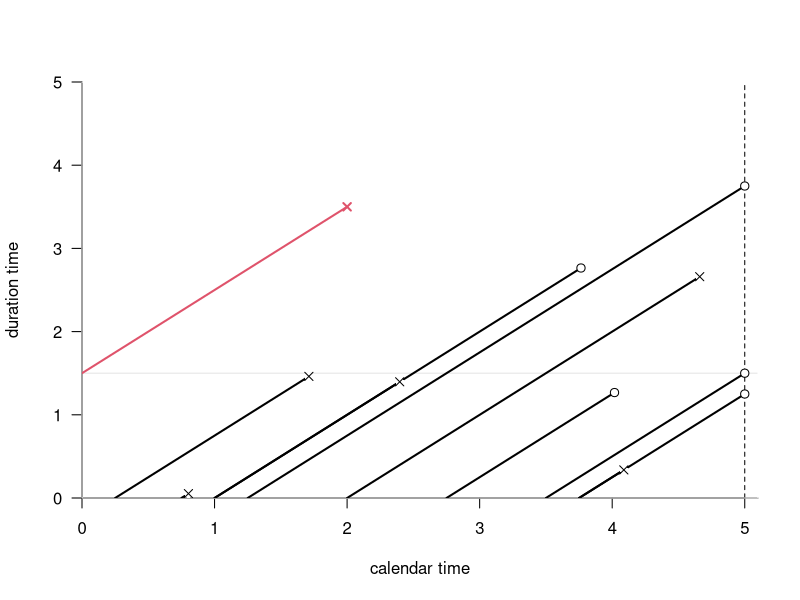
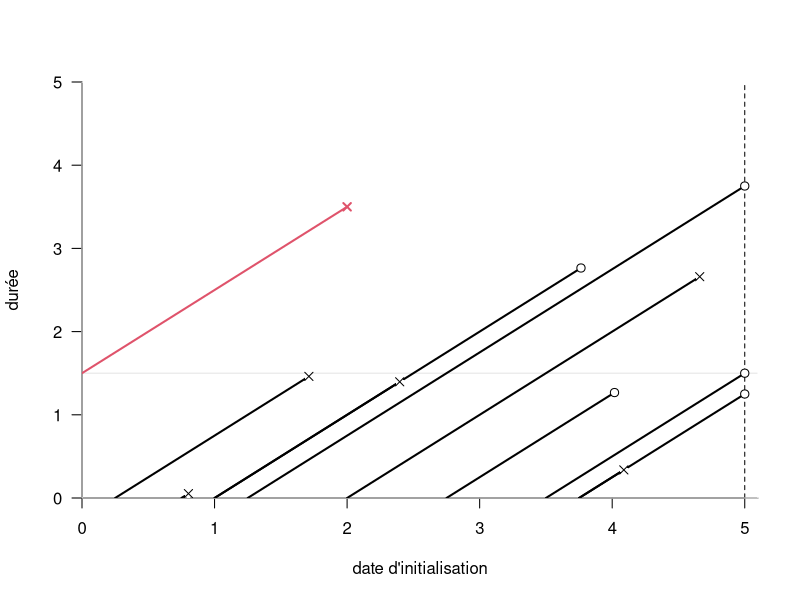
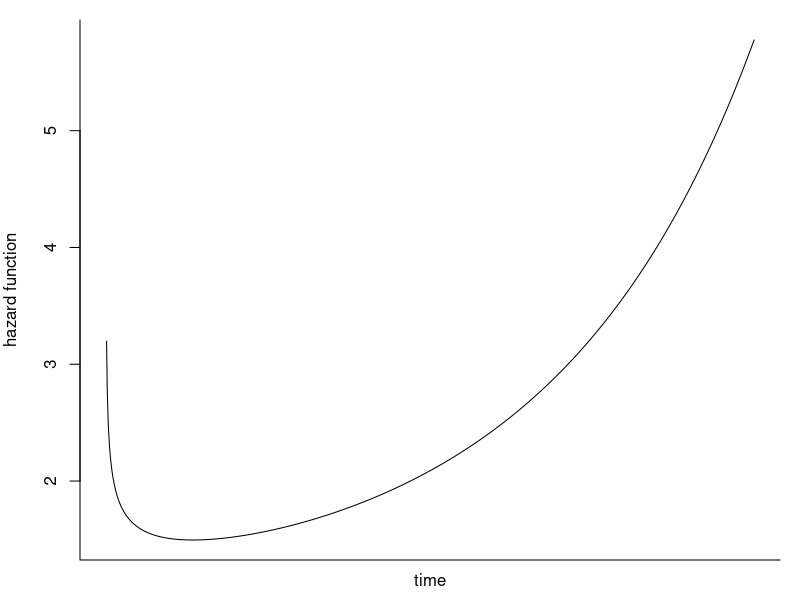
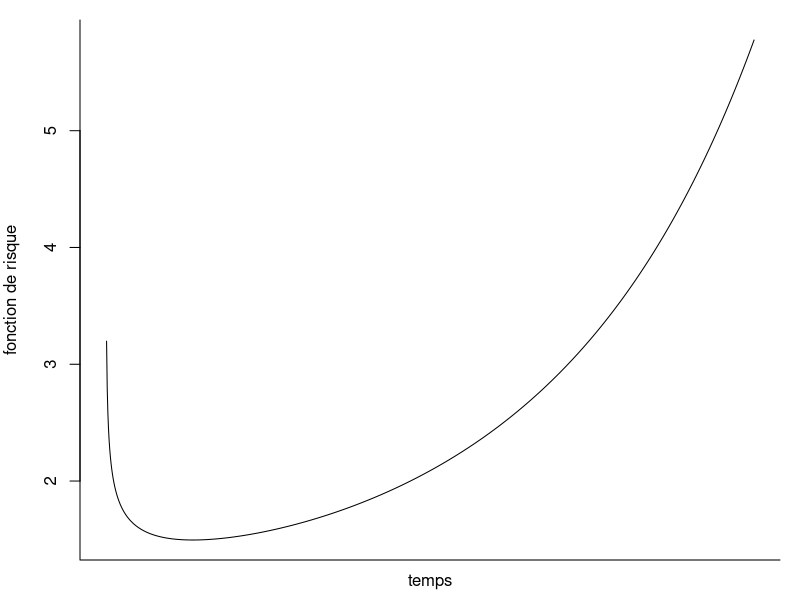
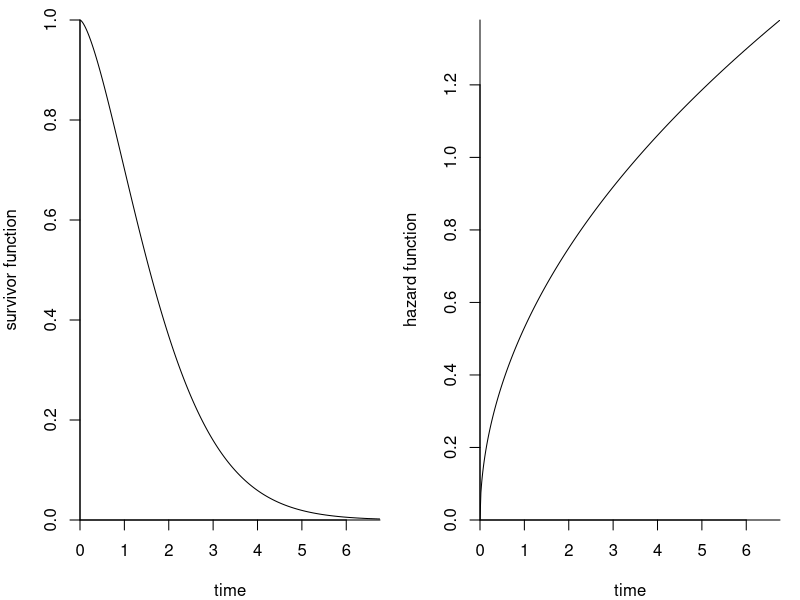
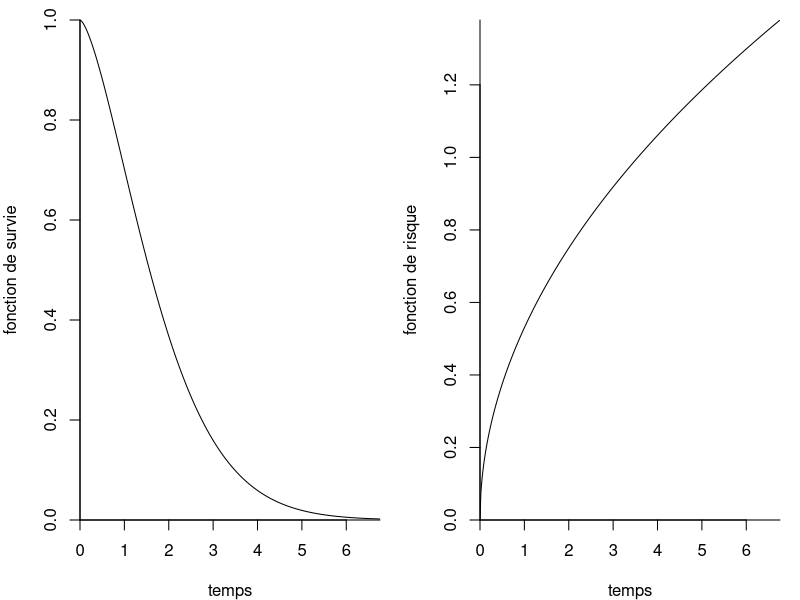

The R source for these figures, in order:

# Type I censoring
library(Epi)
set.seed(1234)
birth.date <- sample(seq(0,4.25, by = 0.25), size = 10, replace = TRUE)
entry.age <- rep(0, 10) #sample(35:70, size = 10, replace = TRUE)
exit.date <- pmin(5, birth.date + rexp(n = 10, rate = 0.6))
fail <- exit.date != 5 & rbinom(n = 10, size = 1, prob = 0.7)
col <- 1L + as.integer(birth.date < 0)
pdf("07-lexis_en.pdf", width = 6, height = 4)
LL <- Lexis.diagram(birth.date = birth.date,
                    entry.age = entry.age,
                    exit.date = exit.date,
                    fail = fail,
                    date.grid = FALSE,
                    age.grid = FALSE,
                    date = c(0, 5.1),
                    age = c(0, 5),
                    pch.fail = c(1,4),
                    col.fail = c(1,1),
                    lab.int = 1,
                    alab = "duration time",
                    dlab = "calendar time", bty = "l",
                    panel.first = {
                      abline(h = 1.5, col = "gray90")
                      abline(v = 5, lty = 2);
                      })
segments(x0 = 0, x1 = 2, y0 = 1.5, y1 = 3.5, col = 2, lwd = 2)
points(x=2,y=3.5, pch = 4, col = 2, lwd =2 )
dev.off()
pdf("07-lexis_fr.pdf", width = 6, height = 4)
LL <- Lexis.diagram(birth.date = birth.date,
                    entry.age = entry.age,
                    exit.date = exit.date,
                    fail = fail,
                    date.grid = FALSE,
                    age.grid = FALSE,
                    date = c(0, 5.1),
                    age = c(0, 5),
                    pch.fail = c(1,4),
                    col.fail = c(1,1),
                    lab.int = 1,
                    alab = "durée",
                    dlab = "date d'initialisation", bty = "l",
                    panel.first = {
                      abline(h = 1.5, col = "gray90")
                      abline(v = 5, lty = 2);
                    })
segments(x0 = 0, x1 = 2, y0 = 1.5, y1 = 3.5, col = 2, lwd = 2)
points(x=2,y=3.5, pch = 4, col = 2, lwd =2 )
dev.off()


# 
# # Gompertz-Makeham
# qgompmake <- function(p, alpha, beta, lambda){
#   alpha/(beta*lambda) - 1/lambda*log(1-p) - lamW::lambertW0(alpha*exp(alpha/lambda)*(1-p)^(-beta/lambda)/lambda)/beta
# }
# pgompmake <- function(q, alpha, beta, lambda){
#   1-exp(-lambda*q-alpha/beta*(exp(beta*q)-1))
# }
# dgompmake <- function(x, alpha, beta, lambda, log = FALSE){
#   logd <- log(alpha*exp(beta*x)+lambda) + -lambda*x - alpha/beta*(exp(beta*x)-1)
#   if(log){ return(logd)} else{ return(exp(logd))}                                         
# }
# hgompmake <- function(x, alpha, beta, lambda){
#   alpha*exp(beta*x)+lambda
# }
# alpha <- 0.5
# beta <- 0.05
# lambda <- 1
# q <- qgompmake(p = u, alpha= alpha, beta=beta, lambda= lambda)
# plot(q, hgompmake(q, alpha, beta, lambda), type = "l")
# 
# dexpweib <- function(x, k, lambda, alpha, log = FALSE){
#   logd <- log(alpha)+log(k)-k*log(lambda)+(k-1)*log(x) + (alpha-1)*log(1-exp(-(x/lambda)^k))-(x/lambda)^k
#   if(log){return(logd)} else { return(exp(logd))}
# }
# pexpweib <- function(q, k, lambda, alpha){
#   (1-exp(-(q/lambda)^k))^alpha
# }
# 
# hexpweib <- function(x, k, lambda, alpha){
#   dexpweib(x, k, lambda, alpha)/(1-pexpweib(x, k, lambda, alpha))
# }
# k = 0.8; lambda = 0.8; alpha = 0.8
# 
# pchen <- function(q, alpha, beta){
#   1-(exp(1-exp(q^beta)))^alpha
# }
# dchen <- function(x, alpha, beta, log = FALSE){
#   lpdf <- log(alpha)+log(beta) +(alpha-1)*log(1-exp(1-exp(x^beta))) +(1+x^beta-exp(x^beta)) + (beta-1)*log(x)
#   if(log){return(lpdf)} else{exp(lpdf)}
# }
 hchen <- function(x, alpha, beta){
   alpha*beta*((1-exp(1-exp(x^beta)))^(alpha-1))*exp(1+x^beta-exp(x^beta))*x^(beta-1)/(1-(1-exp(1-exp(x^beta)))^alpha)
 }
 alpha <- 0.4; beta <- 2
# 
pdf("07-bathtub-hazard.pdf", width = 6, height = 4)
par(mar = c(2,4,1,1))
xseq <- seq(0, 1, length.out = 1001)
plot(xseq, ylab = "hazard function", 
     y = hchen(xseq, beta = beta, alpha = alpha), 
     type = "l", xaxt = "n", xlab = "", bty = "l")
mtext(side = 1, line = 0.5, text = "time")
dev.off()

pdf("07-bathtub-hazard-fr.pdf", width = 6, height = 4)
par(mar = c(2,4,1,1))
xseq <- seq(0, 1, length.out = 1001)
plot(xseq, ylab = "fonction de risque", 
     y = hchen(xseq, beta = beta, alpha = alpha), 
     type = "l", xaxt = "n", xlab = "", bty = "l")
mtext(side = 1, line = 0.5, text = "temps")
dev.off()

pdf("07-survival-hazard.pdf", width = 8, height = 4)
shape <- 1.5; scale <- 2
par(mfrow = c(1,2), mar = c(4,4,1,1))
u <- seq(0, 0.998, by = 0.001)
xpos <- qweibull(u, shape = shape, scale = scale, lower.tail = TRUE)
plot(y = 1-u, x = xpos, xlim = c(0, max(xpos)), xaxs = "i", bty = "l", type = "l", ylim = c(0,1), yaxs = "i", xlab = "time", ylab = "survivor function")
plot(y = dweibull(xpos, shape = shape, scale = scale)/pweibull(xpos, shape = shape, scale = scale, lower.tail = FALSE), x = xpos, xlim = c(0, max(xpos)), xaxs = "i", bty = "l", type = "l", yaxs = "i", xlab = "time", ylab = "hazard function")
dev.off()
pdf("07-survival-hazard-fr.pdf", width = 8, height = 4)
par(mfrow = c(1,2), mar = c(4,4,1,1))
plot(y = 1-u, x= xpos, xlim = c(0, max(xpos)), xaxs = "i", bty = "l", type = "l", ylim = c(0,1), yaxs = "i", xlab = "temps", ylab = "fonction de survie")
plot(y = dweibull(xpos, shape = shape, scale = scale)/pweibull(xpos, shape = shape, scale = scale, lower.tail = FALSE), x = xpos, xlim = c(0, max(xpos)), xaxs = "i", bty = "l", type = "l", yaxs = "i", xlab = "temps", ylab = "fonction de risque")
dev.off()
